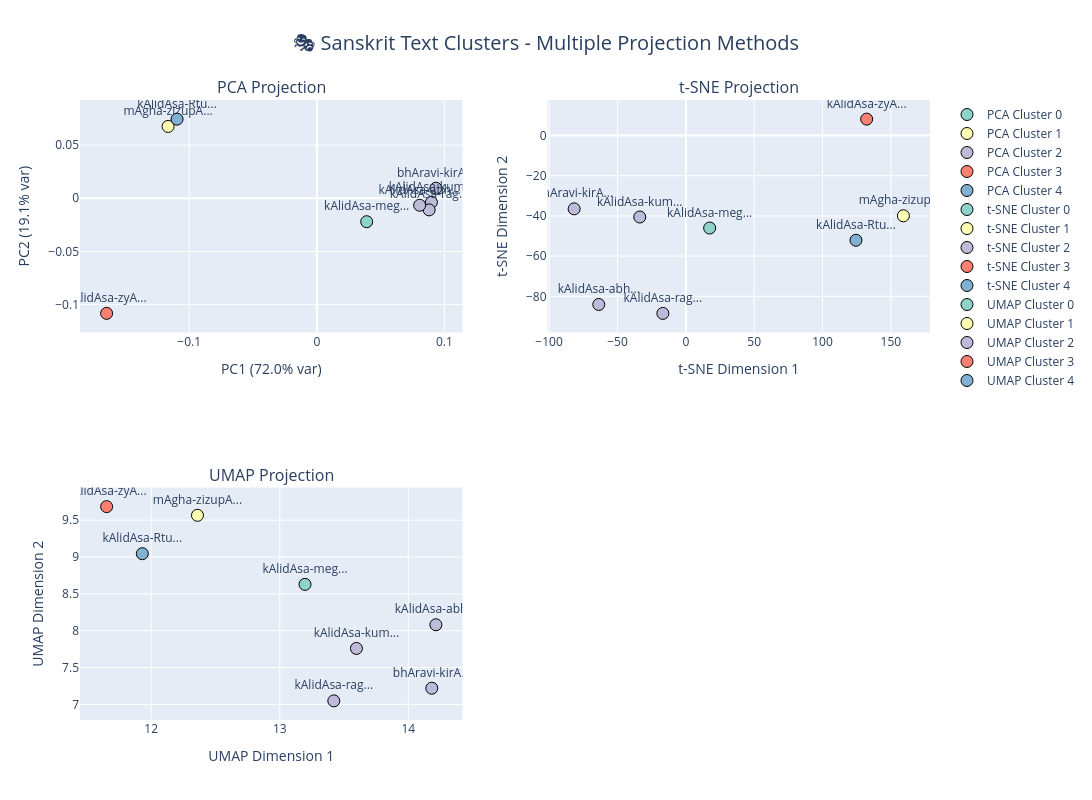

Notebook cell for this chart:
### Markdown cell above
## Section 6: Cluster Visualization Dashboard

Explore your clustering results through interactive visualizations designed for literary analysis.

### Code cell
# Advanced cluster visualization with multiple dimensionality reduction techniques
import datetime

def print_time(msg):
    print(f"[{datetime.datetime.now().strftime('%H:%M:%S')}] {msg}")

if results_df is not None and len(results_df) > 0:
    print_time("🎨 Generating Multiple Cluster Visualizations...")
    
    # Prepare dimensionality reduction techniques
    from sklearn.manifold import TSNE
    try:
        import umap
        umap_available = True
    except ImportError:
        print_time("⚠️ UMAP not available. Install with: pip install umap-learn")
        umap_available = False
    
    # Apply different dimensionality reduction techniques
    print_time("🔄 Computing dimensionality reductions...")
    
    # PCA
    print_time("Starting PCA...")
    pca = PCA(n_components=2, random_state=42)
    X_pca = pca.fit_transform(X_scaled)
    print_time("PCA complete.")
    
    # t-SNE
    print_time("Starting t-SNE (this may take a while for large datasets)...")
    tsne = TSNE(n_components=2, random_state=42, perplexity=min(30, len(X_scaled)//2))
    X_tsne = tsne.fit_transform(X_scaled)
    print_time("t-SNE complete.")
    
    # UMAP (if available)
    if umap_available:
        print_time("Starting UMAP...")
        umap_reducer = umap.UMAP(n_components=2, random_state=42, n_neighbors=min(15, len(X_scaled)//2))
        X_umap = umap_reducer.fit_transform(X_scaled)
        print_time("UMAP complete.")
    
    # Create subplot figure
    subplot_titles = ['PCA Projection', 't-SNE Projection']
    if umap_available:
        subplot_titles.append('UMAP Projection')
    
    fig = make_subplots(
        rows=2 if umap_available else 1,
        cols=2 if umap_available else 2,
        subplot_titles=subplot_titles,
        specs=[[{"secondary_y": False}, {"secondary_y": False}]] + 
              ([[{"secondary_y": False}, {"secondary_y": False}]] if umap_available else [])
    )
    
    # Color scheme
    unique_clusters = sorted(results_df['Cluster'].unique())
    colors = px.colors.qualitative.Set3[:len(unique_clusters)]
    
    print_time("Plotting PCA results...")
    # Plot PCA
    for i, cluster in enumerate(unique_clusters):
        cluster_data = results_df[results_df['Cluster'] == cluster]
        cluster_indices = cluster_data.index
        
        fig.add_trace(
            go.Scatter(
                x=X_pca[cluster_indices, 0],
                y=X_pca[cluster_indices, 1],
                mode='markers+text',
                name=f'PCA Cluster {cluster}' if cluster != -1 else 'PCA Outliers',
                text=[name[3:15] + '...' if len(name) > 15 else name[3:] for name in cluster_data['Work']],
                textposition='top center',
                textfont=dict(size=12),
                marker=dict(
                    size=12,
                    color=colors[i % len(colors)],
                    symbol='circle' if cluster != -1 else 'x',
                    line=dict(width=1, color='black')
                ),
                hovertemplate=(
                    "<b>%{text}</b><br>"
                    "Category: %{customdata[0]}<br>"
                    "Cluster: %{customdata[1]}<br>"
                    "<extra></extra>"
                ),
                customdata=list(zip(cluster_data['Group'], cluster_data['Cluster'])),
                # legendgroup="pca",
                # legendgrouptitle_text="PCA",
                # showlegend=(True if i == 0 else False)  # Only show legend for first trace
                showlegend=(True if i == 0 else True)  # Only show legend for first trace
            ),
            row=1, col=1
        )
    print_time("PCA plot ready.")
    
    print_time("Plotting t-SNE results...")
    # Plot t-SNE
    for i, cluster in enumerate(unique_clusters):
        cluster_data = results_df[results_df['Cluster'] == cluster]
        cluster_indices = cluster_data.index
        
        fig.add_trace(
            go.Scatter(
                x=X_tsne[cluster_indices, 0],
                y=X_tsne[cluster_indices, 1],
                mode='markers+text',
                name=f't-SNE Cluster {cluster}' if cluster != -1 else 't-SNE Outliers',
                text=[name[3:15] + '...' if len(name) > 15 else name[3:] for name in cluster_data['Work']],
                textposition='top center',
                textfont=dict(size=12),
                marker=dict(
                    size=12,
                    color=colors[i % len(colors)],
                    symbol='circle' if cluster != -1 else 'x',
                    line=dict(width=1, color='black')
                ),
                hovertemplate=(
                    "<b>%{text}</b><br>"
                    "Category: %{customdata[0]}<br>"
                    "Cluster: %{customdata[1]}<br>"
                    "<extra></extra>"
                ),
                customdata=list(zip(cluster_data['Group'], cluster_data['Cluster'])),
                # legendgroup="tsne",
                # legendgrouptitle_text="t-SNE",
                showlegend=not False
            ),
            row=1, col=2
        )
    print_time("t-SNE plot ready.")
    
    # Plot UMAP (if available)
    if umap_available:
        print_time("Plotting UMAP results...")
        for i, cluster in enumerate(unique_clusters):
            cluster_data = results_df[results_df['Cluster'] == cluster]
            cluster_indices = cluster_data.index
            
            fig.add_trace(
                go.Scatter(
                    x=X_umap[cluster_indices, 0],
                    y=X_umap[cluster_indices, 1],
                    mode='markers+text',
                    name=f'UMAP Cluster {cluster}' if cluster != -1 else 'UMAP Outliers',
                    text=[name[3:15] + '...' if len(name) > 15 else name[3:] for name in cluster_data['Work']],
                    textposition='top center',
                    textfont=dict(size=12),
                    marker=dict(
                        size=12,
                        color=colors[i % len(colors)],
                        symbol='circle' if cluster != -1 else 'x',
                        line=dict(width=1, color='black')
                    ),
                    hovertemplate=(
                        "<b>%{text}</b><br>"
                        "Category: %{customdata[0]}<br>"
                        "Cluster: %{customdata[1]}<br>"
                        "<extra></extra>"
                    ),
                    customdata=list(zip(cluster_data['Group'], cluster_data['Cluster'])),
                    # legendgroup="umap",
                    # legendgrouptitle_text="UMAP",
                    showlegend=not False
                ),
                row=2, col=1
            )
        print_time("UMAP plot ready.")
    
    # Update layout
    fig.update_layout(
        title={
            'text': '🎭 Sanskrit Text Clusters - Multiple Projection Methods',
            'x': 0.5,
            'font': {'size': 20}
        },
        height=800 if umap_available else 400,
        width=1200,
        showlegend=True,
        hovermode='closest'
    )
    
    # Update axis labels
    fig.update_xaxes(title_text=f'PC1 ({pca.explained_variance_ratio_[0]:.1%} var)', row=1, col=1)
    fig.update_yaxes(title_text=f'PC2 ({pca.explained_variance_ratio_[1]:.1%} var)', row=1, col=1)
    fig.update_xaxes(title_text='t-SNE Dimension 1', row=1, col=2)
    fig.update_yaxes(title_text='t-SNE Dimension 2', row=1, col=2)
    
    if umap_available:
        fig.update_xaxes(title_text='UMAP Dimension 1', row=2, col=1)
        fig.update_yaxes(title_text='UMAP Dimension 2', row=2, col=1)
    
    print_time("Showing interactive plot...")
    fig.show()
    
    # Display interpretation guide
    print("\n🔍 Interpretation Guide:")
    print("=" * 40)
    print(f"📊 PCA: Linear projection explaining {pca.explained_variance_ratio_.sum():.1%} of variance")
    print("   • Good for understanding overall data structure")
    print("   • May miss non-linear relationships")
    
    print("\n🌀 t-SNE: Non-linear projection optimized for local structure")
    print("   • Excellent for revealing tight clusters")
    print("   • May create artificial clusters, distances less meaningful")
    
    if umap_available:
        print("\n🗺️ UMAP: Non-linear projection preserving both local and global structure")
        print("   • Balances cluster detail with overall topology")
        print("   • Often most intuitive for clustering interpretation")
    
    # Show phoneme loadings for PCA
    phoneme_names = gsc_filtered.index.tolist()
    pc1_loadings = pd.Series(pca.components_[0], index=phoneme_names)
    pc2_loadings = pd.Series(pca.components_[1], index=phoneme_names)
    
    print(f"\n🎵 PCA Phoneme Drivers:")
    print(f"PC1 (most influential): {', '.join(pc1_loadings.abs().sort_values(ascending=False).head(5).index)}")
    print(f"PC2 (most influential): {', '.join(pc2_loadings.abs().sort_values(ascending=False).head(5).index)}")
    
    print("\n💡 Compare all three projections to get the full picture of your data!")
    
else:
    print("❌ No clustering results to display")

### Figure 1 — Plotly figure (JSON) as saved in the notebook; plotly's stock layout.template omitted (floating-point values rounded to 4 significant figures)
{"data": [{"customdata": [["Kavya", 0]], "hovertemplate": "<b>%{text}</b><br>Category: %{customdata[0]}<br>Cluster: %{customdata[1]}<br><extra></extra>", "marker": {"color": "rgb(141,211,199)", "line": {"color": "black", "width": 1}, "size": 12, "symbol": "circle"}, "mode": "markers+text", "name": "PCA Cluster 0", "showlegend": true, "text": ["kAlidAsa-meg..."], "textfont": {"size": 12}, "textposition": "top center", "type": "scatter", "x": [0.03909], "xaxis": "x", "y": [-0.02204], "yaxis": "y"}, {"customdata": [["Kavya", 1]], "hovertemplate": "<b>%{text}</b><br>Category: %{customdata[0]}<br>Cluster: %{customdata[1]}<br><extra></extra>", "marker": {"color": "rgb(255,255,179)", "line": {"color": "black", "width": 1}, "size": 12, "symbol": "circle"}, "mode": "markers+text", "name": "PCA Cluster 1", "showlegend": true, "text": ["mAgha-zizupA..."], "textfont": {"size": 12}, "textposition": "top center", "type": "scatter", "x": [-0.1166], "xaxis": "x", "y": [0.06756], "yaxis": "y"}, {"customdata": [["Kavya", 2], ["Kavya", 2], ["Kavya", 2], ["Drama", 2]], "hovertemplate": "<b>%{text}</b><br>Category: %{customdata[0]}<br>Cluster: %{customdata[1]}<br><extra></extra>", "marker": {"color": "rgb(190,186,218)", "line": {"color": "black", "width": 1}, "size": 12, "symbol": "circle"}, "mode": "markers+text", "name": "PCA Cluster 2", "showlegend": true, "text": ["bhAravi-kirA...", "kAlidAsa-kum...", "kAlidAsa-rag...", "kAlidAsa-abh..."], "textfont": {"size": 12}, "textposition": "top center", "type": "scatter", "x": [0.0933, 0.08983, 0.08803, 0.08059], "xaxis": "x", "y": [0.009449, -0.00371, -0.01092, -0.006549], "yaxis": "y"}, {"customdata": [["Kavya", 3]], "hovertemplate": "<b>%{text}</b><br>Category: %{customdata[0]}<br>Cluster: %{customdata[1]}<br><extra></extra>", "marker": {"color": "rgb(251,128,114)", "line": {"color": "black", "width": 1}, "size": 12, "symbol": "circle"}, "mode": "markers+text", "name": "PCA Cluster 3", "showlegend": true, "text": ["kAlidAsa-zyA..."], "textfont": {"size": 12}, "textposition": "top center", "type": "scatter", "x": [-0.1647], "xaxis": "x", "y": [-0.1083], "yaxis": "y"}, {"customdata": [["Kavya", 4]], "hovertemplate": "<b>%{text}</b><br>Category: %{customdata[0]}<br>Cluster: %{customdata[1]}<br><extra></extra>", "marker": {"color": "rgb(128,177,211)", "line": {"color": "black", "width": 1}, "size": 12, "symbol": "circle"}, "mode": "markers+text", "name": "PCA Cluster 4", "showlegend": true, "text": ["kAlidAsa-Rtu..."], "textfont": {"size": 12}, "textposition": "top center", "type": "scatter", "x": [-0.1095], "xaxis": "x", "y": [0.07446], "yaxis": "y"}, {"customdata": [["Kavya", 0]], "hovertemplate": "<b>%{text}</b><br>Category: %{customdata[0]}<br>Cluster: %{customdata[1]}<br><extra></extra>", "marker": {"color": "rgb(141,211,199)", "line": {"color": "black", "width": 1}, "size": 12, "symbol": "circle"}, "mode": "markers+text", "name": "t-SNE Cluster 0", "showlegend": true, "text": ["kAlidAsa-meg..."], "textfont": {"size": 12}, "textposition": "top center", "type": "scatter", "x": [17.44], "xaxis": "x2", "y": [-46.02], "yaxis": "y2"}, {"customdata": [["Kavya", 1]], "hovertemplate": "<b>%{text}</b><br>Category: %{customdata[0]}<br>Cluster: %{customdata[1]}<br><extra></extra>", "marker": {"color": "rgb(255,255,179)", "line": {"color": "black", "width": 1}, "size": 12, "symbol": "circle"}, "mode": "markers+text", "name": "t-SNE Cluster 1", "showlegend": true, "text": ["mAgha-zizupA..."], "textfont": {"size": 12}, "textposition": "top center", "type": "scatter", "x": [159.1], "xaxis": "x2", "y": [-39.95], "yaxis": "y2"}, {"customdata": [["Kavya", 2], ["Kavya", 2], ["Kavya", 2], ["Drama", 2]], "hovertemplate": "<b>%{text}</b><br>Category: %{customdata[0]}<br>Cluster: %{customdata[1]}<br><extra></extra>", "marker": {"color": "rgb(190,186,218)", "line": {"color": "black", "width": 1}, "size": 12, "symbol": "circle"}, "mode": "markers+text", "name": "t-SNE Cluster 2", "showlegend": true, "text": ["bhAravi-kirA...", "kAlidAsa-kum...", "kAlidAsa-rag...", "kAlidAsa-abh..."], "textfont": {"size": 12}, "textposition": "top center", "type": "scatter", "x": [-81.69, -33.69, -16.79, -63.65], "xaxis": "x2", "y": [-36.49, -40.54, -88.46, -84.03], "yaxis": "y2"}, {"customdata": [["Kavya", 3]], "hovertemplate": "<b>%{text}</b><br>Category: %{customdata[0]}<br>Cluster: %{customdata[1]}<br><extra></extra>", "marker": {"color": "rgb(251,128,114)", "line": {"color": "black", "width": 1}, "size": 12, "symbol": "circle"}, "mode": "markers+text", "name": "t-SNE Cluster 3", "showlegend": true, "text": ["kAlidAsa-zyA..."], "textfont": {"size": 12}, "textposition": "top center", "type": "scatter", "x": [132.3], "xaxis": "x2", "y": [8.126], "yaxis": "y2"}, {"customdata": [["Kavya", 4]], "hovertemplate": "<b>%{text}</b><br>Category: %{customdata[0]}<br>Cluster: %{customdata[1]}<br><extra></extra>", "marker": {"color": "rgb(128,177,211)", "line": {"color": "black", "width": 1}, "size": 12, "symbol": "circle"}, "mode": "markers+text", "name": "t-SNE Cluster 4", "showlegend": true, "text": ["kAlidAsa-Rtu..."], "textfont": {"size": 12}, "textposition": "top center", "type": "scatter", "x": [124.5], "xaxis": "x2", "y": [-52.1], "yaxis": "y2"}, {"customdata": [["Kavya", 0]], "hovertemplate": "<b>%{text}</b><br>Category: %{customdata[0]}<br>Cluster: %{customdata[1]}<br><extra></extra>", "marker": {"color": "rgb(141,211,199)", "line": {"color": "black", "width": 1}, "size": 12, "symbol": "circle"}, "mode": "markers+text", "name": "UMAP Cluster 0", "showlegend": true, "text": ["kAlidAsa-meg..."], "textfont": {"size": 12}, "textposition": "top center", "type": "scatter", "x": [13.2], "xaxis": "x3", "y": [8.629], "yaxis": "y3"}, {"customdata": [["Kavya", 1]], "hovertemplate": "<b>%{text}</b><br>Category: %{customdata[0]}<br>Cluster: %{customdata[1]}<br><extra></extra>", "marker": {"color": "rgb(255,255,179)", "line": {"color": "black", "width": 1}, "size": 12, "symbol": "circle"}, "mode": "markers+text", "name": "UMAP Cluster 1", "showlegend": true, "text": ["mAgha-zizupA..."], "textfont": {"size": 12}, "textposition": "top center", "type": "scatter", "x": [12.36], "xaxis": "x3", "y": [9.566], "yaxis": "y3"}, {"customdata": [["Kavya", 2], ["Kavya", 2], ["Kavya", 2], ["Drama", 2]], "hovertemplate": "<b>%{text}</b><br>Category: %{customdata[0]}<br>Cluster: %{customdata[1]}<br><extra></extra>", "marker": {"color": "rgb(190,186,218)", "line": {"color": "black", "width": 1}, "size": 12, "symbol": "circle"}, "mode": "markers+text", "name": "UMAP Cluster 2", "showlegend": true, "text": ["bhAravi-kirA...", "kAlidAsa-kum...", "kAlidAsa-rag...", "kAlidAsa-abh..."], "textfont": {"size": 12}, "textposition": "top center", "type": "scatter", "x": [14.18, 13.6, 13.42, 14.21], "xaxis": "x3", "y": [7.219, 7.759, 7.048, 8.081], "yaxis": "y3"}, {"customdata": [["Kavya", 3]], "hovertemplate": "<b>%{text}</b><br>Category: %{customdata[0]}<br>Cluster: %{customdata[1]}<br><extra></extra>", "marker": {"color": "rgb(251,128,114)", "line": {"color": "black", "width": 1}, "size": 12, "symbol": "circle"}, "mode": "markers+text", "name": "UMAP Cluster 3", "showlegend": true, "text": ["kAlidAsa-zyA..."], "textfont": {"size": 12}, "textposition": "top center", "type": "scatter", "x": [11.65], "xaxis": "x3", "y": [9.684], "yaxis": "y3"}, {"customdata": [["Kavya", 4]], "hovertemplate": "<b>%{text}</b><br>Category: %{customdata[0]}<br>Cluster: %{customdata[1]}<br><extra></extra>", "marker": {"color": "rgb(128,177,211)", "line": {"color": "black", "width": 1}, "size": 12, "symbol": "circle"}, "mode": "markers+text", "name": "UMAP Cluster 4", "showlegend": true, "text": ["kAlidAsa-Rtu..."], "textfont": {"size": 12}, "textposition": "top center", "type": "scatter", "x": [11.93], "xaxis": "x3", "y": [9.045], "yaxis": "y3"}], "layout": {"annotations": [{"font": {"size": 16}, "showarrow": false, "text": "PCA Projection", "x": 0.225, "xanchor": "center", "xref": "paper", "y": 1, "yanchor": "bottom", "yref": "paper"}, {"font": {"size": 16}, "showarrow": false, "text": "t-SNE Projection", "x": 0.775, "xanchor": "center", "xref": "paper", "y": 1, "yanchor": "bottom", "yref": "paper"}, {"font": {"size": 16}, "showarrow": false, "text": "UMAP Projection", "x": 0.225, "xanchor": "center", "xref": "paper", "y": 0.375, "yanchor": "bottom", "yref": "paper"}], "height": 800, "hovermode": "closest", "showlegend": true, "title": {"font": {"size": 20}, "text": "🎭 Sanskrit Text Clusters - Multiple Projection Methods", "x": 0.5}, "width": 1200, "xaxis": {"anchor": "y", "domain": [0, 0.45], "title": {"text": "PC1 (72.0% var)"}}, "xaxis2": {"anchor": "y2", "domain": [0.55, 1], "title": {"text": "t-SNE Dimension 1"}}, "xaxis3": {"anchor": "y3", "domain": [0, 0.45], "title": {"text": "UMAP Dimension 1"}}, "xaxis4": {"anchor": "y4", "domain": [0.55, 1]}, "yaxis": {"anchor": "x", "domain": [0.625, 1], "title": {"text": "PC2 (19.1% var)"}}, "yaxis2": {"anchor": "x2", "domain": [0.625, 1], "title": {"text": "t-SNE Dimension 2"}}, "yaxis3": {"anchor": "x3", "domain": [0, 0.375], "title": {"text": "UMAP Dimension 2"}}, "yaxis4": {"anchor": "x4", "domain": [0, 0.375]}}}
